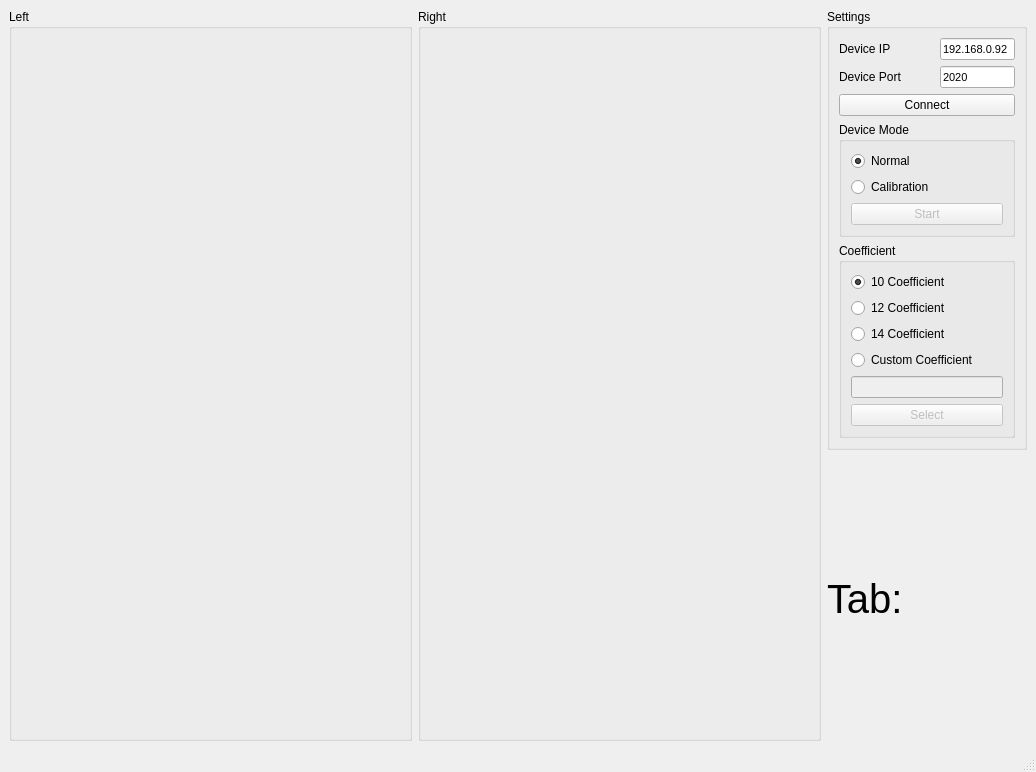
<?xml version="1.0" encoding="UTF-8"?>
<ui version="4.0">
 <class>MainWindow</class>
 <widget class="QMainWindow" name="MainWindow">
  <property name="geometry">
   <rect>
    <x>0</x>
    <y>0</y>
    <width>1036</width>
    <height>772</height>
   </rect>
  </property>
  <property name="maximumSize">
   <size>
    <width>1036</width>
    <height>772</height>
   </size>
  </property>
  <property name="windowTitle">
   <string>MainWindow</string>
  </property>
  <widget class="QWidget" name="centralwidget">
   <layout class="QGridLayout" name="gridLayout_3">
    <item row="0" column="1" rowspan="2">
     <widget class="QGroupBox" name="Right_Image">
      <property name="minimumSize">
       <size>
        <width>400</width>
        <height>700</height>
       </size>
      </property>
      <property name="maximumSize">
       <size>
        <width>16777215</width>
        <height>900</height>
       </size>
      </property>
      <property name="title">
       <string>Right</string>
      </property>
     </widget>
    </item>
    <item row="0" column="0" rowspan="2">
     <widget class="QGroupBox" name="left_Image">
      <property name="minimumSize">
       <size>
        <width>400</width>
        <height>700</height>
       </size>
      </property>
      <property name="maximumSize">
       <size>
        <width>16777215</width>
        <height>900</height>
       </size>
      </property>
      <property name="title">
       <string>Left </string>
      </property>
     </widget>
    </item>
    <item row="0" column="2">
     <widget class="QGroupBox" name="groupBox_5">
      <property name="maximumSize">
       <size>
        <width>200</width>
        <height>16777215</height>
       </size>
      </property>
      <property name="title">
       <string>Settings</string>
      </property>
      <layout class="QGridLayout" name="gridLayout_2">
       <item row="0" column="0">
        <layout class="QVBoxLayout" name="verticalLayout_3">
         <item>
          <layout class="QGridLayout" name="gridLayout">
           <item row="1" column="0">
            <widget class="QLabel" name="label_2">
             <property name="text">
              <string>Device Port</string>
             </property>
            </widget>
           </item>
           <item row="0" column="1">
            <widget class="QLineEdit" name="deviceIp">
             <property name="enabled">
              <bool>true</bool>
             </property>
             <property name="maximumSize">
              <size>
               <width>75</width>
               <height>16777215</height>
              </size>
             </property>
             <property name="font">
              <font>
               <pointsize>8</pointsize>
              </font>
             </property>
             <property name="text">
              <string>192.168.0.92</string>
             </property>
             <property name="readOnly">
              <bool>false</bool>
             </property>
             <property name="placeholderText">
              <string>192.168.0.92</string>
             </property>
            </widget>
           </item>
           <item row="1" column="1">
            <widget class="QLineEdit" name="devicePort">
             <property name="enabled">
              <bool>true</bool>
             </property>
             <property name="maximumSize">
              <size>
               <width>75</width>
               <height>16777215</height>
              </size>
             </property>
             <property name="font">
              <font>
               <pointsize>8</pointsize>
              </font>
             </property>
             <property name="text">
              <string>2020</string>
             </property>
             <property name="readOnly">
              <bool>false</bool>
             </property>
             <property name="placeholderText">
              <string>2020</string>
             </property>
            </widget>
           </item>
           <item row="0" column="0">
            <widget class="QLabel" name="label">
             <property name="text">
              <string>Device IP</string>
             </property>
            </widget>
           </item>
           <item row="2" column="0" colspan="2">
            <widget class="QPushButton" name="connectBtn">
             <property name="text">
              <string>Connect</string>
             </property>
            </widget>
           </item>
          </layout>
         </item>
         <item>
          <widget class="QGroupBox" name="groupBox">
           <property name="title">
            <string>Device Mode</string>
           </property>
           <layout class="QVBoxLayout" name="verticalLayout">
            <item>
             <widget class="QRadioButton" name="dm_Normal">
              <property name="text">
               <string>Normal</string>
              </property>
              <property name="checked">
               <bool>true</bool>
              </property>
             </widget>
            </item>
            <item>
             <widget class="QRadioButton" name="dm_Calibration">
              <property name="text">
               <string>Calibration</string>
              </property>
             </widget>
            </item>
            <item>
             <widget class="QPushButton" name="Calirbate_btn">
              <property name="enabled">
               <bool>false</bool>
              </property>
              <property name="text">
               <string>Start</string>
              </property>
             </widget>
            </item>
           </layout>
          </widget>
         </item>
         <item>
          <widget class="QGroupBox" name="groupBox_2">
           <property name="title">
            <string>Coefficient</string>
           </property>
           <layout class="QVBoxLayout" name="verticalLayout_2">
            <item>
             <widget class="QRadioButton" name="coefficient_8">
              <property name="text">
               <string>10 Coefficient</string>
              </property>
              <property name="checked">
               <bool>true</bool>
              </property>
             </widget>
            </item>
            <item>
             <widget class="QRadioButton" name="coefficient_10">
              <property name="text">
               <string>12 Coefficient</string>
              </property>
             </widget>
            </item>
            <item>
             <widget class="QRadioButton" name="coefficient_12">
              <property name="text">
               <string>14 Coefficient</string>
              </property>
             </widget>
            </item>
            <item>
             <widget class="QRadioButton" name="coefficient_Custom">
              <property name="text">
               <string>Custom Coefficient</string>
              </property>
             </widget>
            </item>
            <item>
             <widget class="QLineEdit" name="coefficient_input">
              <property name="enabled">
               <bool>false</bool>
              </property>
              <property name="inputMethodHints">
               <set>Qt::ImhNone</set>
              </property>
             </widget>
            </item>
            <item>
             <widget class="QPushButton" name="select_btn">
              <property name="enabled">
               <bool>false</bool>
              </property>
              <property name="text">
               <string>Select</string>
              </property>
             </widget>
            </item>
           </layout>
          </widget>
         </item>
        </layout>
       </item>
      </layout>
     </widget>
    </item>
    <item row="1" column="2">
     <widget class="QLabel" name="tab_lbl">
      <property name="maximumSize">
       <size>
        <width>200</width>
        <height>16777215</height>
       </size>
      </property>
      <property name="font">
       <font>
        <pointsize>30</pointsize>
       </font>
      </property>
      <property name="text">
       <string>Tab:</string>
      </property>
     </widget>
    </item>
   </layout>
  </widget>
  <widget class="QMenuBar" name="menubar">
   <property name="geometry">
    <rect>
     <x>0</x>
     <y>0</y>
     <width>1036</width>
     <height>25</height>
    </rect>
   </property>
  </widget>
  <widget class="QStatusBar" name="statusbar"/>
 </widget>
 <resources/>
 <connections/>
</ui>
